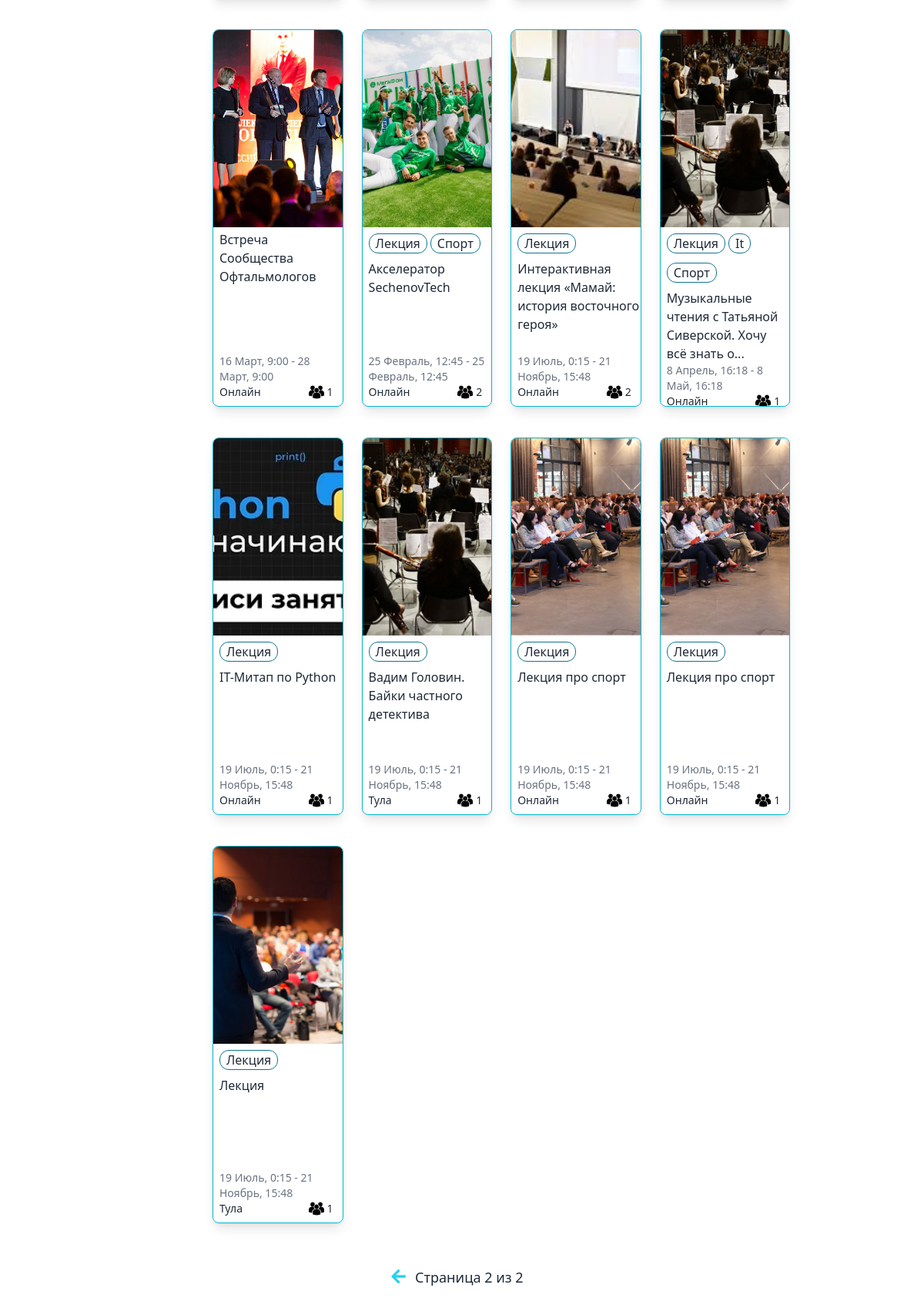
The app's page /events?page=2 (lower part), older data.
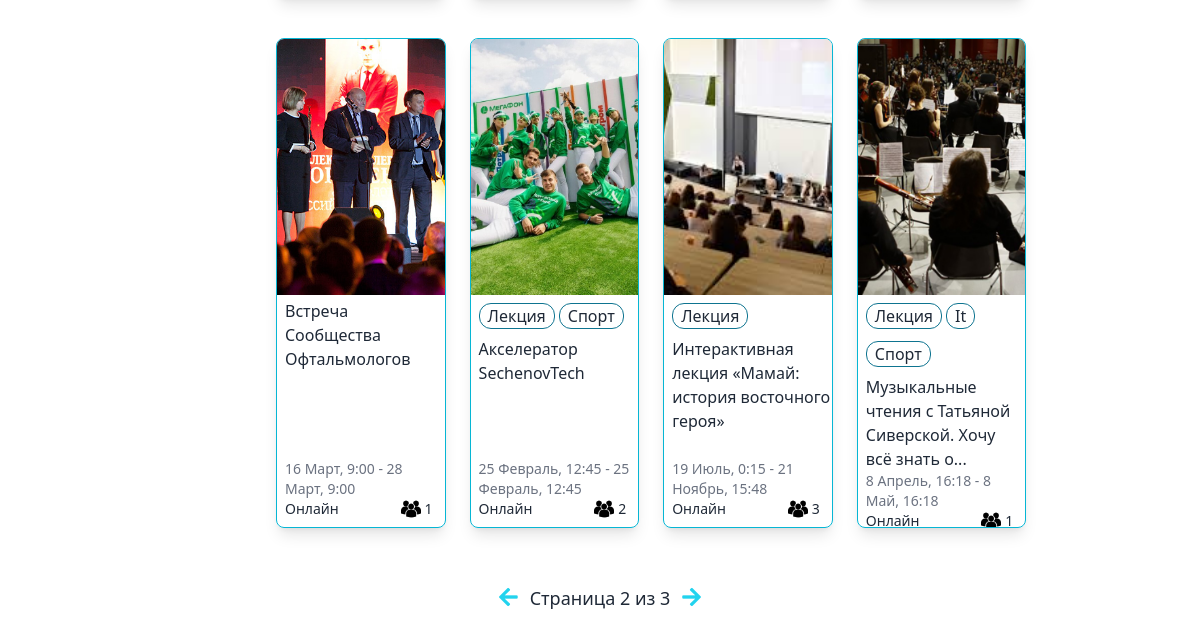
The same page, newer data.
### events/models.py (models this page shows, shortened)
class Event(core_models.TimeStampedModel):
    class Meta:
        verbose_name = 'Мероприятие'
        verbose_name_plural = 'Мероприятия'
    title = models.CharField(max_length=100, verbose_name="название")
    description = models.TextField(blank=True, null=True, verbose_name="описание")
    online = models.BooleanField(default=True, verbose_name="онлайн")
    city = models.CharField(max_length=60, null=True, verbose_name="город")
    street = models.CharField(blank=True, null=True, max_length=100, verbose_name="улица")
    time_start = models.DateTimeField(verbose_name="время начала")
    time_end = models.DateTimeField(blank=True, null=True, verbose_name="время конца")
    tags = models.ManyToManyField("Tag", related_name="events", blank=True, verbose_name="теги")
    participants = models.ManyToManyField(
        User, related_name="events", blank=True, verbose_name="участники")
    preview = models.ImageField(upload_to="event_photo", blank=True, null=True, verbose_name="превью")
    host = models.ForeignKey(User, on_delete=models.CASCADE, null=True, verbose_name="организатор")

class Tag(core_models.TimeStampedModel):
    class Meta:
        verbose_name = 'Тег'
        verbose_name_plural = 'Теги'
    title = models.CharField(max_length=30, verbose_name="название")

### events/views.py (the view)
# urls.py: path('events', views.EventListView.as_view(), name="list"),
class EventListView(ListView):
    model = models.Event
    paginate_by = 12
    paginate_orphans = 5
    page_kwarg = "page"
    ordering = "created"
    context_object_name = "events"
    template_name = "events/event_list.html"

### templates/events/event_list.html (shortened to what this page needs)
{% extends 'base.html' %}
{% load static i18n %}
{% block content %}
    <div class="container mx-auto mt-8 pt-5">
        <div class="flex flex-wrap mb-10 ml-16 pl-28">
            {% for event in events  %}
                {% include 'mixins/event/event_card.html' with event=event %}
            {% endfor %}
        </div>
        <div class="flex items-center justify-center mx-auto container pb-10 -mt-6">
            {% if page_obj.has_previous %}
                <a href="?page={{page_obj.previous_page_number}}" class="text-cyan-400">
                    <i class="fas fa-arrow-left fa-lg"></i>
                </a>
            {% endif %}
            <span class="mx-3 font-medium text-lg">
            </span>
            {% if page_obj.has_next  %}
                <a href="?page={{page_obj.next_page_number}}" class="text-cyan-400">
                    <i class="fas fa-arrow-right fa-lg"></i>
                </a>
            {% endif %}
        </div>
    </div>
{% endblock content %}

### templates/mixins/event/event_card.html
{% load static %}
<div style="height: 490px" class="w-1/5 overflow-hidden mb-10 mx-3 rounded-lg border border-cyan-500 shadow-lg">
    <div>
        <a href="{% url 'events:detail' event.pk %}">
            {% if event.preview %}
            <div class="w-full h-64 bg-center bg-cover" style="background-image: url({{ event.preview.url }})"></div>
            {% endif %}
        </a>
    </div>
    <div style="height: 14rem" class="ml-2 mb-2 flex flex-col">
        <div class="flex flex-wrap">
            {% for tag in event.tags.all %}
            <div class="border border-cyan-700 rounded-xl mt-2 mb-1 px-2 mr-1">
                {{tag.title}}
            </div>
            {% endfor %}
        </div>
        <div>
        <h4 class="block mt-1">
            {{ event.title }}
        </h4>
        </div>
        <div style="" class="mt-auto text-sm">
            <div class="text-gray-500">
                {{event.time_start|date:"j F, G:i"}} - {{event.time_end|date:"j F, G:i"}}
            </div>
            <div class="flex flex-row">
                {% if event.online %}
                    Онлайн
                {% else %}
                    <span>
                        {{event.city}}
                    </span>
                {% endif %}
                <img class="w-5 h-5 ml-auto" src="{% static 'ppl.png' %}" alt=""/>
                <span class="ml-1 mr-3">
                    {{ event.participants.count }}
                </span>
            </div>
        </div>
    </div>
</div>

Row changes from the older to the newer data that the page shows:
no longer on this page (row edited): Event: preview (picture), title "IT-Митап по Python", time_start "19 Июль, 0:15", time_end "21 Ноябрь, 15:48", online "Онлайн", participants.count "1", Tag (title "Лекция")
no longer on this page (row unchanged): Event: preview (picture), title "Вадим Головин. Байки частного детектива", time_start "19 Июль, 0:15", time_end "21 Ноябрь, 15:48", city "Тула", participants.count "1", Tag (title "Лекция")
no longer on this page (row unchanged): Event: preview (picture), title "Лекция про спорт", time_start "19 Июль, 0:15", time_end "21 Ноябрь, 15:48", online "Онлайн", participants.count "1", Tag (title "Лекция")
no longer on this page (row unchanged): Event: preview (picture), title "Лекция про спорт", time_start "19 Июль, 0:15", time_end "21 Ноябрь, 15:48", online "Онлайн", participants.count "1", Tag (title "Лекция")
no longer on this page (row edited): Event: preview (picture), title "Лекция", time_start "19 Июль, 0:15", time_end "21 Ноябрь, 15:48", city "Тула", participants.count "1", Tag (title "Лекция")
changed Event "Интерактивная лекция «Мамай: история восточного героя»": participants.count "2" → "3"
Text that changed along with them:
text no longer shown: "Страница 2 из 2"
text now shown: "Страница 2 из 3"
